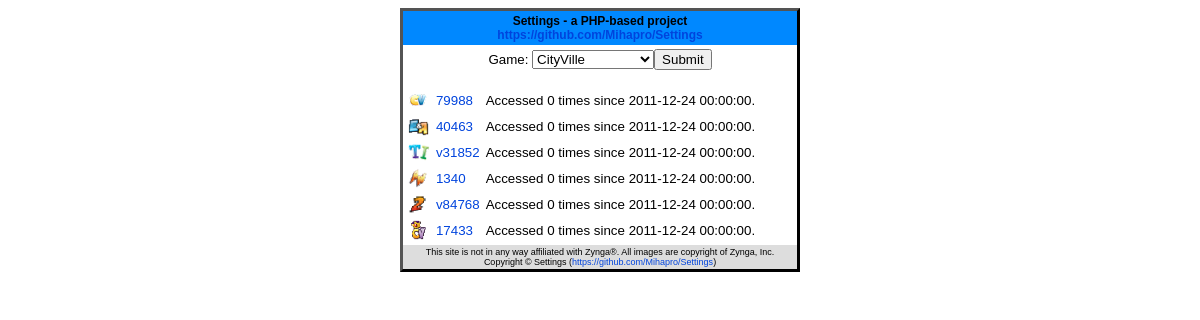
The page / on the database its author committed.
### tables this page shows
CREATE TABLE `versions` (
  `game` int(11) NOT NULL DEFAULT '0',
  `id` int(11) NOT NULL AUTO_INCREMENT,
  `build` text,
  `date` datetime DEFAULT NULL,
  `accessed` int(11) DEFAULT '0',
  PRIMARY KEY (`game`,`id`)
);

### web/include/config.php (called while the page is built, shortened)
<?php
$games = array(
	0 => array("CityVille", "CV"),
	1 => array("Empires & Allies", "EA"),
	2 => array("Treasure Isle", "TI"),
	3 => array("FarmVille", "FV"),
	4 => array("Adventure World", "AW"),
	5 => array("Mafia Wars 2", "MW2"),
	6 => array("CastleVille", "CaV"),
);
$images = array(
	0 => array("images/cityville.png", "images/cv_icon.png"),
	1 => array("images/empires-and-allies.png", "images/ea_icon.png"),
	2 => array("images/treasure-isle.jpg", "images/ti_icon.png"),
	3 => array("images/farmville.png", "images/fv_icon.png"),
	4 => array("images/adventure-world.png", "images/aw_icon.png"),
	5 => array("images/mafia-wars-2.png", "images/mw2_icon.png"),
	6 => array("images/castleville.png", "images/cav_icon.png"),
);
?>

### web/index.php (the view, shortened to what this page needs)
<?php
include 'include/config.php';
include 'header.php';
$game = $_GET['g'];
$build = $_GET['v'];
if(!isset($game)) {
	echo '<div style="padding:3px;"><form name="input" action="" method="get">Game:&nbsp;<select name="g">';
	foreach($games as $key => $value) {
		echo '<option value="'.$key.'">'.$value[0].'</option>';
	}
	echo '</select><input type="submit" value="Submit" /></form></div>';
	echo '<table cellpadding=2>';
	foreach($games as $key => $value) {
		$query = "SELECT build, date, accessed FROM versions WHERE game='$key' ORDER BY build DESC LIMIT 1";
		$result = mysql_query($query);
		while ($row = mysql_fetch_assoc($result)) {
			echo '<tr>
					<td><img src="'.$images[$key][1].'" height=20 alt="'.$value[0].'" title="'.$value[0].'" /></td>
					<td><a href="index.php?g='.$key.'&v='.$row['build'].'">'.$row['build'].' </a></td>
					<td>Accessed '.$row['accessed'].' times since '.$row['date'].'.</td>
				</tr>';
		}
	}
	echo '</table>';
}
include 'footer.php';
?>

### web/header.php (shortened to what this page needs)
<html>
<head>
</head>
<body>
<center>
<table class="header">
<tr><th class="header">
	<div>Settings - a PHP-based project</div>
	<div><a class="link" href="https://github.com/Mihapro/Settings">https://github.com/Mihapro/Settings</a></div>
</th></tr>
<tr><td class="main">

### web/footer.php
</td></tr>
<tr><td class="footer"><center>
<div>This site is not in any way affiliated with Zynga&reg;. All images are copyright of Zynga, Inc.</div>
<div>Copyright &copy; Settings (<a href="https://github.com/Mihapro/Settings">https://github.com/Mihapro/Settings</a>)</div>
</center></td></tr>
</table>
</center>
</body>
</html>

### web/header.php (style rules this page uses)
body,td { font-family: Arial, Sans-Serif; font-size: 10pt; }
table.header { width: 400px; border-width: 3px; border-spacing: 0px; border-color: black; border-style: outset; border-collapse: separate; background-color: white; }
th { padding-top: 5px; font-size: 13px; }
th.header { padding: 3px; font-size: 12px; background-color: #0088FF; }
td.main { text-align: center; }
td.footer { padding: 2px; font-size: 9px; background-color: #DDD; }
a:link { text-decoration: none; color: #0044DD; }

### rows shown on the page
versions: shows a picture, build "79988", accessed "0", date "2011-12-24 00:00:00"
versions: shows a picture, build "40463", accessed "0", date "2011-12-24 00:00:00"
versions: shows a picture, build "v31852", accessed "0", date "2011-12-24 00:00:00"
versions: shows a picture, build "1340", accessed "0", date "2011-12-24 00:00:00"
versions: shows a picture, build "v84768", accessed "0", date "2011-12-24 00:00:00"
versions: shows a picture, build "17433", accessed "0", date "2011-12-24 00:00:00"

### other values the page prints
form field g "CityVille"
